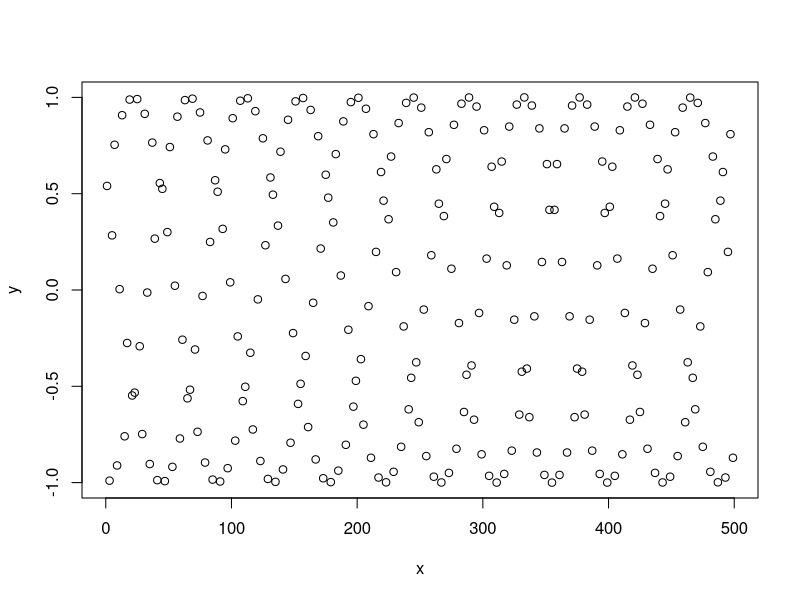

Write R code to recreate this figure.
## ---- chunk 1
x <- seq(1,500,2)
y <- cos(x)
plot(x,y)
